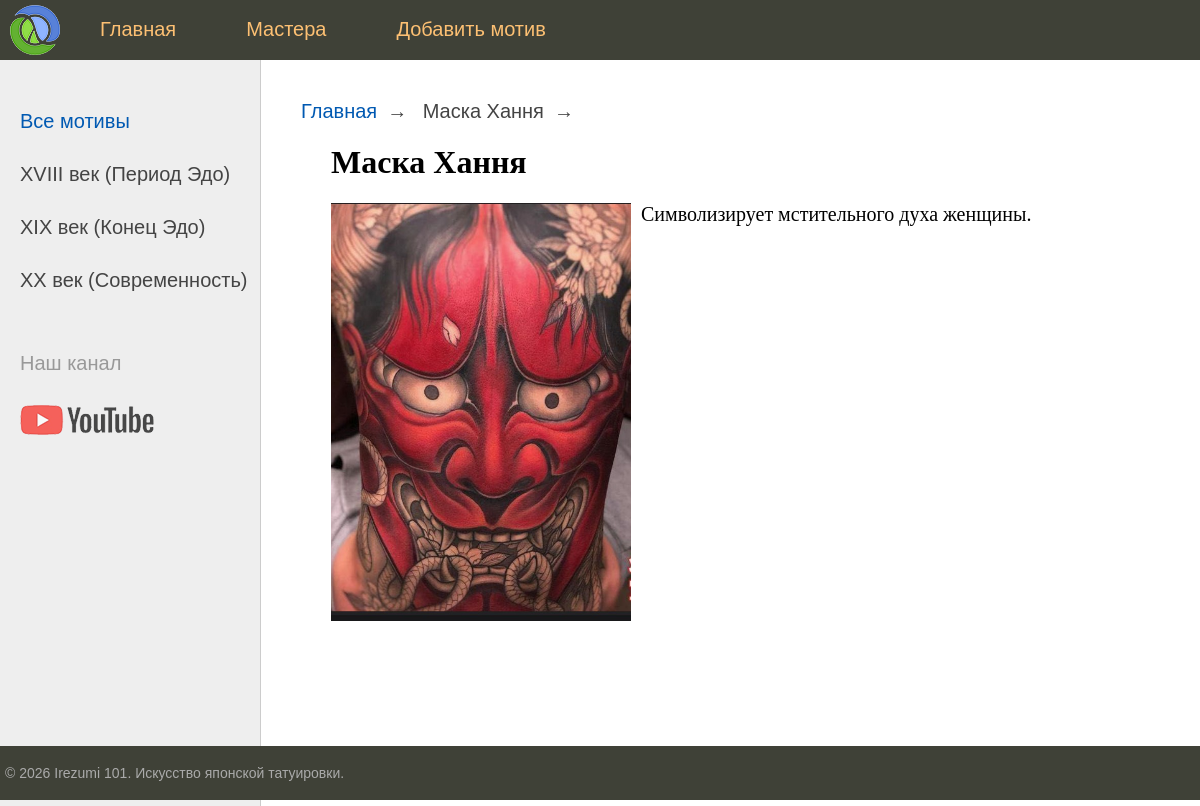
/motifs/hannya/, run on an earlier commit of the app's database.
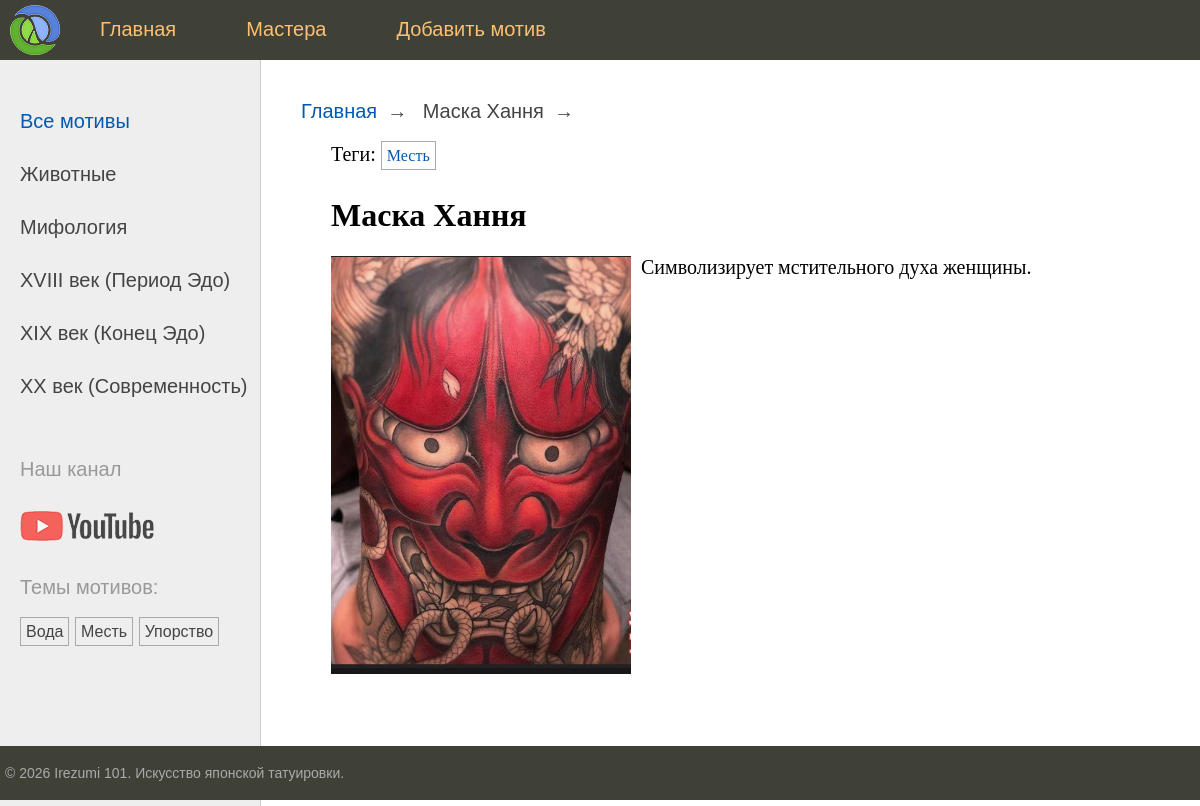
And on a later commit of the database.
### irezumi/models.py (models this page shows, shortened)
class Category(models.Model):
    name = models.CharField(max_length=100, db_index=True, verbose_name="Категория")
    slug = models.SlugField(max_length=255, unique=True, db_index=True)
    class Meta:
        verbose_name = "Категория"
        verbose_name_plural = "Категории"
    def get_absolute_url(self):
        return reverse('category', kwargs={'cat_slug': self.slug})

class TagPost(models.Model):
    tag = models.CharField(max_length=100, db_index=True, verbose_name="Тег")
    slug = models.SlugField(max_length=255, unique=True, db_index=True)
    class Meta:
        verbose_name = "Тег"
        verbose_name_plural = "Теги"
    def get_absolute_url(self):
        return reverse('tag', kwargs={'tag_slug': self.slug})

### irezumi/views.py (the view)
# urls.py: path('motifs/<slug:motif_slug>/', views.motif_detail, name='motif'),
def motif_detail(request, motif_slug):
    Motif.objects.filter(slug=motif_slug).update(views_count=F('views_count') + 1)
    motif = get_object_or_404(Motif, slug=motif_slug)
    context = {
        'title': motif.title,
        'menu': menu,
        'motif': motif,
        'century_selected': 0,
    }
    return render(request, 'irezumi/motif_detail.html', context)

### irezumi/templatetags/irezumi_tags.py (called while the page is built)
@register.inclusion_tag('irezumi/includes/list_categories.html')
def show_categories(cat_selected_id=0):
    cats = Category.objects.annotate(total=Count("motifs")).filter(total__gt=0)
    return {"cats": cats, "cat_selected": cat_selected_id}

@register.inclusion_tag('irezumi/includes/list_tags.html')
def show_all_tags():
    tags = TagPost.objects.annotate(total=Count("motifs")).filter(total__gt=0)
    return {"tags": tags}

### masters/converters.py (called while the page is built)
    def to_url(self, value):
        return "%02d" % value

### masters/templatetags/master_tags.py (called while the page is built)
@register.inclusion_tag('masters/includes/list_centuries.html')
def show_centuries(century_selected=0):
    return {'centuries': centuries_db, 'century_selected': century_selected}

### irezumi/templates/irezumi/motif_detail.html (shortened to what this page needs)
{% extends 'irezumi/base.html' %}
{% load static %}
{% block breadcrumbs %}
    <li>{{ motif.title }}</li>
{% endblock %}
{% block content %}
    {% with motif.tags.all as tags %}
        {% if tags %}
            <ul class="tags-list">
                <li>Теги:</li>
                {% for t in tags %}
                    <li><a href="{{ t.get_absolute_url }}">{{ t.tag }}</a></li>
                {% endfor %}
            </ul>
        {% endif %}
    {% endwith %}
    <h1>{{ motif.title }}</h1>
    {% if motif.image %}
        <img src="{{ motif.image.url }}" class="img-article-left" alt="{{ motif.title }}">
    {% endif %}
    {% autoescape off %}
        {{ motif.content|linebreaks }}
    {% endautoescape %}
{% endblock %}

### irezumi/templates/irezumi/includes/list_categories.html
{% for cat in cats %}
    {% if cat.pk == cat_selected %}
        <li class="selected">{{ cat.name }}</li>
    {% else %}
        <li><a href="{{ cat.get_absolute_url }}">{{ cat.name }}</a></li>
    {% endif %}
{% endfor %}

### irezumi/templates/irezumi/includes/list_tags.html
{% if tags %}
    <p style="margin-top:20px; color:#999;">Темы мотивов:</p>
    <ul class="tags-list">
        {% for t in tags %}
            <li><a href="{{ t.get_absolute_url }}">{{ t.tag }}</a></li>
        {% endfor %}
    </ul>
{% endif %}

What changed in the data, as far as the page shows it:
added Category: name "Животные"
added Category: name "Мифология"
added TagPost: tag "Вода"
added TagPost: tag "Месть"
added TagPost: tag "Упорство"
Also different on the page:
text now shown: "Темы мотивов: Теги:"
